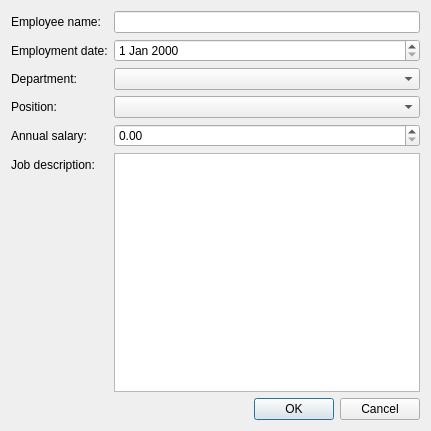
<?xml version="1.0" encoding="UTF-8"?>
<ui version="4.0">
 <class>Dialog</class>
 <widget class="QDialog" name="Dialog">
  <property name="geometry">
   <rect>
    <x>0</x>
    <y>0</y>
    <width>431</width>
    <height>431</height>
   </rect>
  </property>
  <property name="windowTitle">
   <string>Dialog</string>
  </property>
  <layout class="QVBoxLayout" name="verticalLayout">
   <item>
    <layout class="QFormLayout" name="formLayout">
     <item row="0" column="0">
      <widget class="QLabel" name="label">
       <property name="text">
        <string>Employee name:</string>
       </property>
      </widget>
     </item>
     <item row="0" column="1">
      <widget class="QLineEdit" name="lineEdit"/>
     </item>
     <item row="1" column="0">
      <widget class="QLabel" name="label_2">
       <property name="text">
        <string>Employment date:</string>
       </property>
      </widget>
     </item>
     <item row="1" column="1">
      <widget class="QDateEdit" name="dateEdit"/>
     </item>
     <item row="2" column="0">
      <widget class="QLabel" name="label_3">
       <property name="text">
        <string>Department:</string>
       </property>
      </widget>
     </item>
     <item row="2" column="1">
      <widget class="QComboBox" name="comboBox"/>
     </item>
     <item row="3" column="0">
      <widget class="QLabel" name="label_4">
       <property name="text">
        <string>Position:</string>
       </property>
      </widget>
     </item>
     <item row="3" column="1">
      <widget class="QComboBox" name="comboBox_2"/>
     </item>
     <item row="4" column="0">
      <widget class="QLabel" name="label_5">
       <property name="text">
        <string>Annual salary:</string>
       </property>
      </widget>
     </item>
     <item row="4" column="1">
      <widget class="QDoubleSpinBox" name="doubleSpinBox"/>
     </item>
     <item row="5" column="0">
      <widget class="QLabel" name="label_6">
       <property name="text">
        <string>Job description:</string>
       </property>
      </widget>
     </item>
     <item row="5" column="1">
      <widget class="QTextEdit" name="textEdit"/>
     </item>
    </layout>
   </item>
   <item>
    <widget class="QDialogButtonBox" name="buttonBox">
     <property name="orientation">
      <enum>Qt::Horizontal</enum>
     </property>
     <property name="standardButtons">
      <set>QDialogButtonBox::Cancel|QDialogButtonBox::Ok</set>
     </property>
    </widget>
   </item>
  </layout>
 </widget>
 <resources/>
 <connections>
  <connection>
   <sender>buttonBox</sender>
   <signal>accepted()</signal>
   <receiver>Dialog</receiver>
   <slot>accept()</slot>
   <hints>
    <hint type="sourcelabel">
     <x>248</x>
     <y>254</y>
    </hint>
    <hint type="destinationlabel">
     <x>157</x>
     <y>274</y>
    </hint>
   </hints>
  </connection>
  <connection>
   <sender>buttonBox</sender>
   <signal>rejected()</signal>
   <receiver>Dialog</receiver>
   <slot>reject()</slot>
   <hints>
    <hint type="sourcelabel">
     <x>316</x>
     <y>260</y>
    </hint>
    <hint type="destinationlabel">
     <x>286</x>
     <y>274</y>
    </hint>
   </hints>
  </connection>
 </connections>
</ui>
